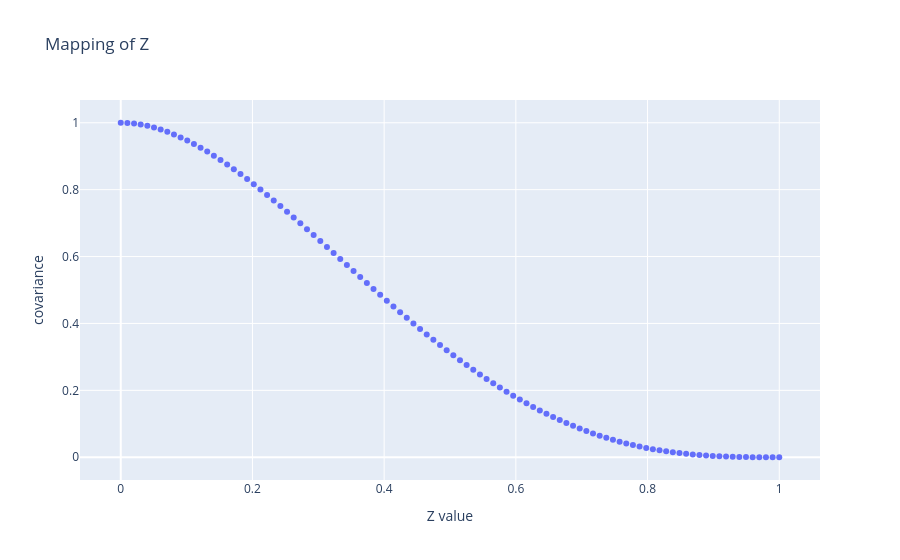

Notebook source saved alongside this figure:
### Code cell
# Visualise mapping
Z = torch.tensor(np.linspace(0, 1, 100))
cov_matrix = torch.pow(1. - Z, exponent = 3) * ((3 * Z) + 1)

px.scatter(x = Z.numpy(), y = cov_matrix.numpy(), title = "Mapping of Z").update_layout(
    xaxis_title = "Z value", yaxis_title = "covariance"
)
